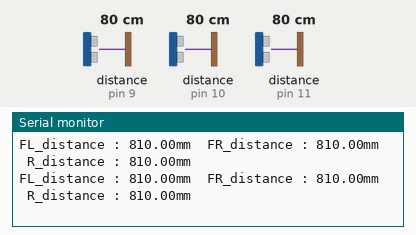
Simulated run of this sketch. Board: Arduino Uno, built with avr-gcc and run on an emulated ATmega328P. Parts: the last lines printed to the serial monitor. The inputs (shaded band) are chosen by the test bench; at power-on: distance to the obstacle (sensors on pin 9, pin 10, pin 11) 80 cm. The echo pulse lasts 58.3 µs per cm.

Above: at 1.3 s.
1.4 s: distance to the obstacle (sensor on pin 9) set to 2 cm
At 2.0 s:
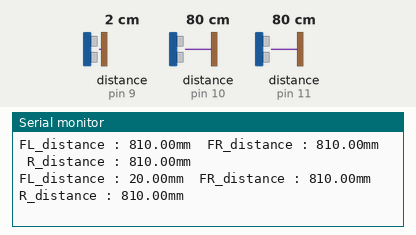
2.9 s: distance to the obstacle (sensor on pin 10) set to 2 cm
At 3.5 s:
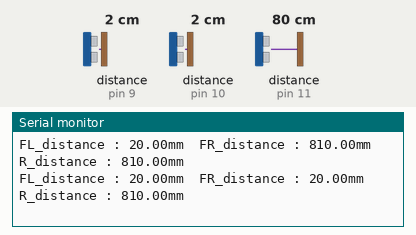
4.4 s: distance to the obstacle (sensor on pin 11) set to 2 cm
At 5.0 s:
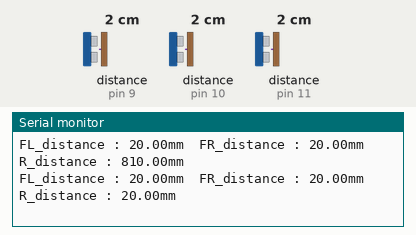
5.9 s: distance to the obstacle (sensor on pin 9) set to 4 cm
At 6.5 s:
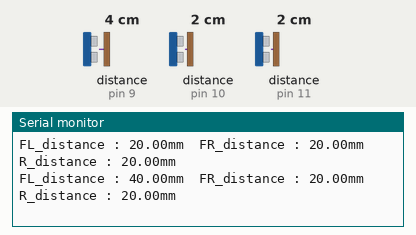
7.4 s: distance to the obstacle (sensor on pin 10) set to 4 cm
At 8.1 s:
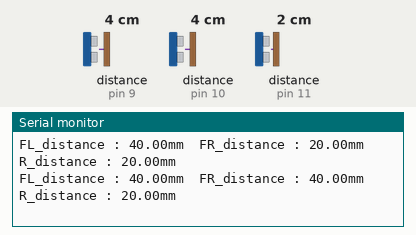
8.9 s: distance to the obstacle (sensor on pin 11) set to 4 cm
At 9.6 s:
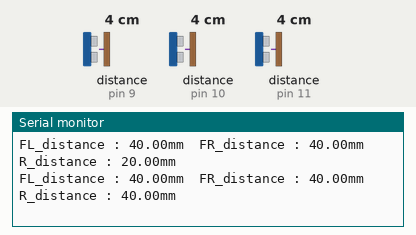
Timing chart, 0 to 11.4 s (numbered marks = the images above; inputs shaded):
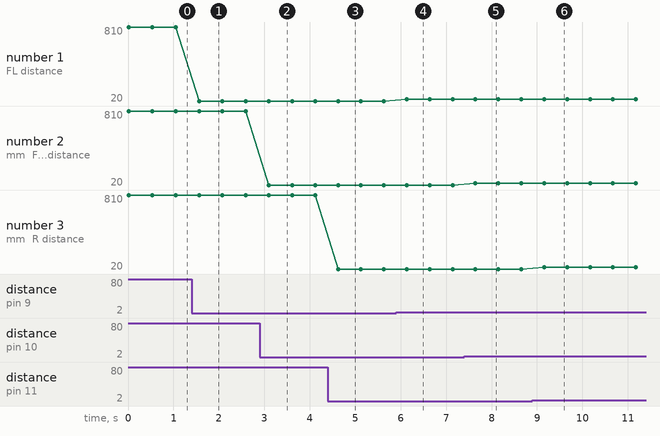

The sketch:

NewPing3Sensors.ino
```cpp
// ---------------------------------------------------------------------------
// Example NewPing library sketch that pings 3 sensors 20 times a second.
// ---------------------------------------------------------------------------

#include <NewPing.h>
/////////////////////변수///////////////////////////
#define SONAR_NUM 3      // Number of sensors.
#define MAX_DISTANCE 100 // Maximum distance (in cm) to ping.

//초음파 센서
#define FL_TRIG_ECHO 9
#define FR_TRIG_ECHO 10
#define R_TRIG_ECHO 11

//초음파 데이터
float  FL_distance = 0.0,FR_distance = 0.0,R_distance = 0.0,
    FL_distance_old = 0.0,FR_distance_old = 0.0,R_distance_old = 0.0,
    FL_distance_error = 0.0,LR_distance_error = 0.0,R_distance_error = 0.0, distance_error=0.0;

/////////////////////함수///////////////////////////
NewPing Sonar[SONAR_NUM] = {   // Sensor object array.
  NewPing(FL_TRIG_ECHO, FL_TRIG_ECHO, MAX_DISTANCE), // Each sensor's trigger pin, echo pin, and max distance to ping.
  NewPing(FR_TRIG_ECHO, FR_TRIG_ECHO, MAX_DISTANCE),
  NewPing(R_TRIG_ECHO, R_TRIG_ECHO, MAX_DISTANCE)
};

void read_sonar_sensor(){
  FL_distance = Sonar[0].ping_cm()*10;
  FR_distance = Sonar[1].ping_cm()*10;
  R_distance = Sonar[2].ping_cm()*10;
  if(FL_distance == 0) FL_distance = MAX_DISTANCE * 10.0;
  if(FR_distance == 0) FR_distance = MAX_DISTANCE * 10.0;
  if(R_distance == 0) R_distance = MAX_DISTANCE * 10.0;

  Serial.print("FL_distance : ");
  Serial.print(FL_distance);
  Serial.print("mm  ");

  Serial.print("FR_distance : ");
  Serial.print(FR_distance);
  Serial.print("mm  ");

  Serial.print("R_distance : ");
  Serial.print(R_distance);
  Serial.println("mm");
}

void setup() {
  Serial.begin(115200); // Open serial monitor at 115200 baud to see ping results.
}

void loop() {
 read_sonar_sensor();
 delay(500);
}
```

Measured:
- after the input at 1.4 s, the serial monitor: prints a new line after 0.17 s (image 1)
- after the input at 2.9 s, the serial monitor: prints a new line after 0.20 s (image 2)
- after the input at 4.4 s, the serial monitor: prints a new line after 0.22 s (image 3)
- after the input at 5.9 s, the serial monitor: prints a new line after 0.23 s (image 4)
- after the input at 7.4 s, the serial monitor: prints a new line after 0.25 s (image 5)
- after the input at 8.9 s, the serial monitor: prints a new line after 0.26 s (image 6)
- plotted number 1: 810 → 20 after the input at 1.4 s, 20 → 40 after the input at 5.9 s
